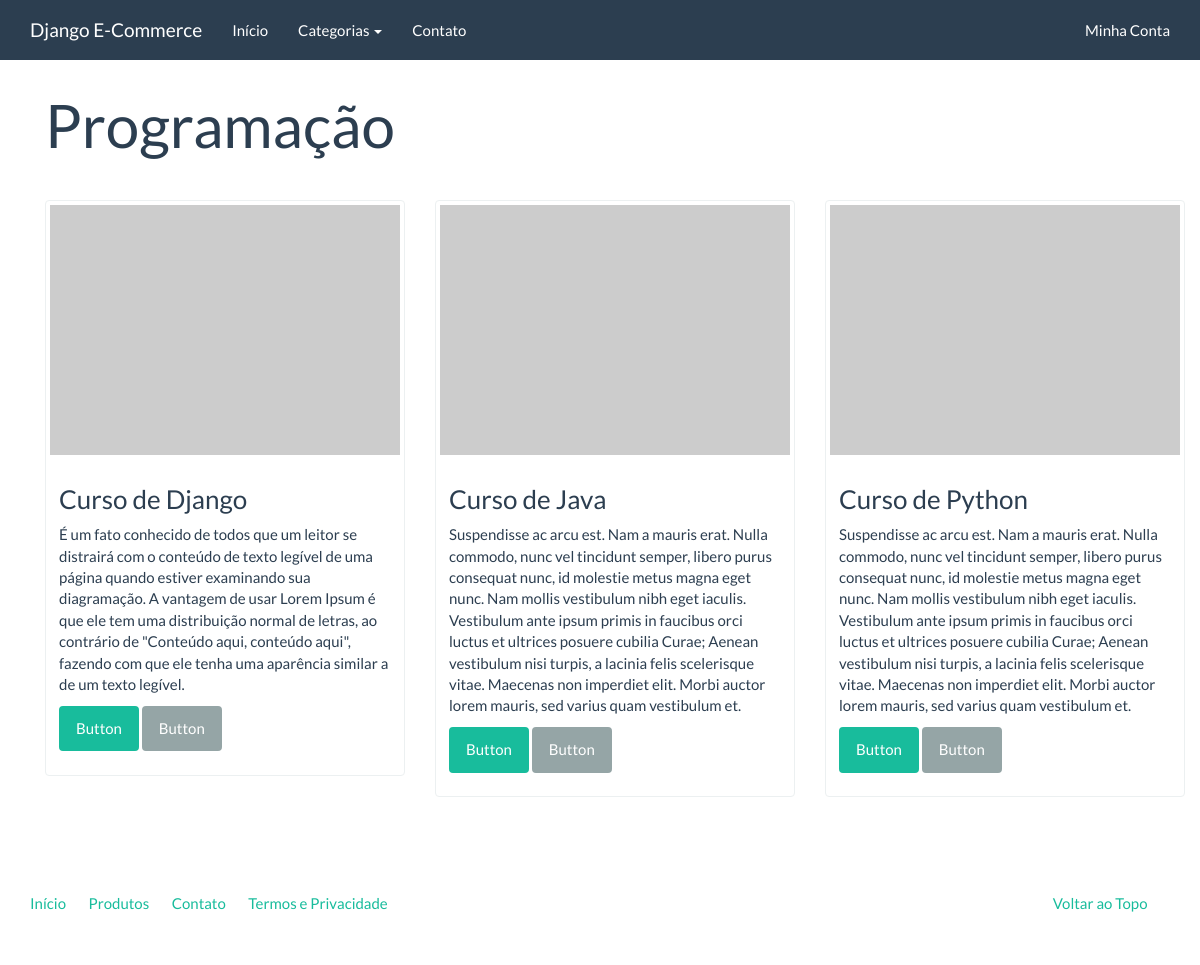
Page /catalogo/programacao/ on the committed database.
### catalog/models.py (models this page shows)
class Category(models.Model):
    name = models.CharField('Nome', max_length=100)
    slug = models.SlugField('Identificador', max_length=100)
    created = models.DateTimeField('Criado em', auto_now_add=True) #Ao criar o modelo, ele seta a data atual
    modified = models.DateTimeField('Modificado em', auto_now=True) # ao ser salvo, ele seta a data atual
    class Meta:
        verbose_name = 'Categoria'
        verbose_name_plural = 'Categorias'
        ordering = ['name']
    def __str__(self):
        return self.name  # altera o termo Object para o nome do objeto
    def get_absolute_url(self): #retorna a url para a chamada nos templates
        return reverse('catalog:category', kwargs={'slug': self.slug})

class Product(models.Model):
    name = models.CharField('Nome', max_length=100)
    slug = models.SlugField('Identificador', max_length=100)
    category = models.ForeignKey('catalog.Category', verbose_name= 'Categoria')
    description = models.TextField('Descrição', blank=True)
    price = models.DecimalField('Preço', decimal_places=2, max_digits=8)
    created = models.DateTimeField('Criado em', auto_now_add=True) #Ao criar o modelo, ele seta a data atual
    modified = models.DateTimeField('Modificado em', auto_now=True) # ao ser salvo, ele seta a data atual
    class Meta:
        verbose_name = 'Produto'
        verbose_name_plural = 'Produtos'
        ordering = ['name']
    def __str__(self):
        return self.name
    def get_absolute_url(self):
        return reverse('catalog:product', kwargs={'slug': self.slug})

### catalog/views.py (the view)
# urls.py: url(r'^(?P<slug>[\w_-]+)/$', views.category, name='category'),
def category(request, slug):
    category = Category.objects.get(slug = slug)
    context = {
        'current_category':category,
        'product_list': Product.objects.filter(category = category),
    }
    return render(request, 'catalog/category.html', context)

### catalog/context_processors.py (called while the page is built)
def categories(request):
    return{
    'categories': Category.objects.all()
}

### catalog/templates/catalog/category.html (shortened to what this page needs)
{% extends "base.html" %}
{% block container %}
<div class="container">
  <div class="page-header">
      <h1>{{current_category}}</h1>
  </div>
  <div class="row">
      {% for product in product_list  %}
      <div class="col-sm-6 col-md-4">
          <div class="thumbnail">
              <a href="{{ product.get_absolute_url }}">
                  <img src="http://placehold.it/350x250" alt="" />
              </a>
              <div class="caption">
                  <h3>{{product}}</h3>
                  <p>{{ product.description|linebreaks }}</p>
                  <p><a href="{{ product.get_absolute_url }}" class="btn btn-success" role="button">Button</a> <a href="#" class="btn btn-default" role="button">Button</a></p>
              </div>
          </div>
      </div>
    {% endfor %}
    </div>
</div>
{% endblock container %}

### rows in the picture
Category: name "Programação"
Product: name "Curso de Django", description "É um fato conhecido de todos que um leitor se distrairá com o conteúdo de texto legível de uma página quando estiver examinando sua diagramação. A vantagem de usar Lorem Ipsum é que ele tem uma distribuição normal de letras, ao contrário de \"Conteúdo aqui, conteúdo aqui\", fazendo com que ele tenha uma aparência similar a de um texto legível."
Product: name "Curso de Java", description "Suspendisse ac arcu est. Nam a mauris erat. Nulla commodo, nunc vel tincidunt semper, libero purus consequat nunc, id molestie metus magna eget nunc. Nam mollis vestibulum nibh eget iaculis. Vestibulum ante ipsum primis in faucibus orci luctus et ultrices posuere cubilia Curae; Aenean vestibulum nisi turpis, a lacinia felis scelerisque vitae. Maecenas non imperdiet elit. Morbi auctor lorem mauris, sed varius quam vestibulum et."
Product: name "Curso de Python", description "Suspendisse ac arcu est. Nam a mauris erat. Nulla commodo, nunc vel tincidunt semper, libero purus consequat nunc, id molestie metus magna eget nunc. Nam mollis vestibulum nibh eget iaculis. Vestibulum ante ipsum primis in faucibus orci luctus et ultrices posuere cubilia Curae; Aenean vestibulum nisi turpis, a lacinia felis scelerisque vitae. Maecenas non imperdiet elit. Morbi auctor lorem mauris, sed varius quam vestibulum et."
